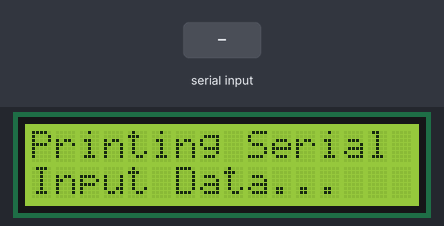
The sketch below on a simulated Arduino Uno, built with avr-gcc and run on an emulated ATmega328P. Parts: 16×2 character LCD. The inputs (shaded band) are chosen by the test bench. What the sketch prints to the serial monitor is not drawn.

Above: at 1.6 s.
1.7 s: "1\n" received over Serial
At 3.4 s:
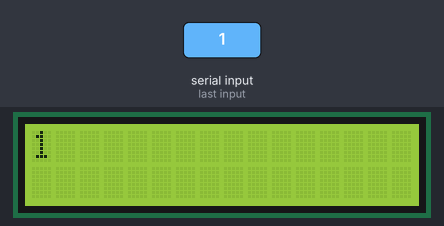
4.2 s: "0\n" received over Serial
At 6.4 s:
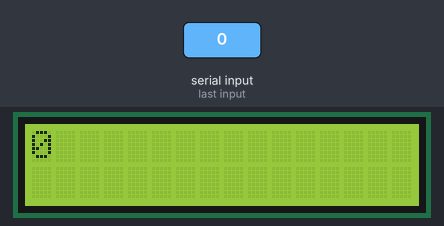
6.7 s: "2\n" received over Serial
At 8.5 s:
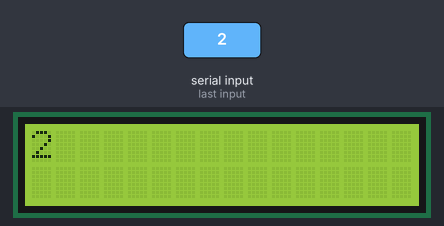
Timing chart, 0 to 10.0 s (numbered marks = the images above; inputs shaded):
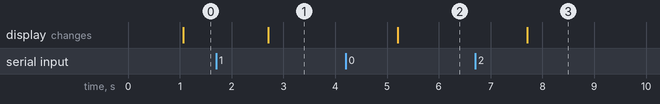

Measured:
- after the input at 1.7 s, the display: changes after 1.0 s (image 1)
- after the input at 4.2 s, the display: changes after 1.0 s (image 2)
- after the input at 6.7 s, the display: changes after 1.0 s (image 3)

The sketch:

serial_print_lcd.ino
```cpp
#include<LiquidCrystal.h>

LiquidCrystal lcd(12, 11, 5, 4, 3, 2);

char receive[33] = "Printing Serial Input Data...\n"; //Initialized variable to store recieved data

void setup() {
  // Begin the Serial at 9600 Baud
  Serial.begin(9600);

  lcd.begin(16,2);
}

void loop() {
  int abort = 0;
  Serial.readBytes(receive,33);
  lcd.clear();
  lcd.setCursor(0,0);

  for (int index = 0; index < 33 && abort == 0; ++index) {
    if (receive[index] == '\n' || index == 32) {
      abort = index;
    }
  }

  for (int index = 0; index < abort; ++index){
    if (index == 16) {
      Serial.print("\n");
      lcd.setCursor(0, 1);
    }
    lcd.print(receive[index]);
    Serial.print(receive[index]);
  }
  Serial.print("\n");
}
```
